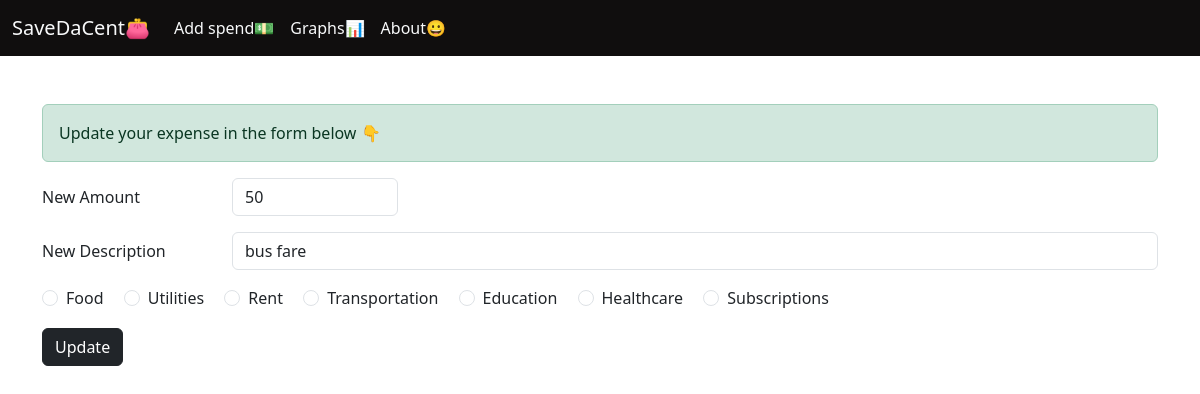
/update/2, run on an earlier commit of the app's database.
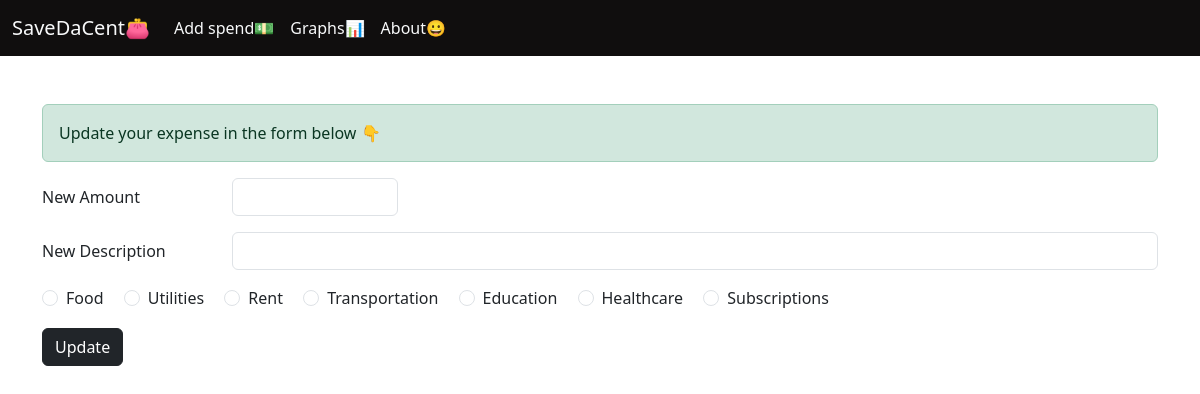
And on a later commit of the database.
### app.py (models this page shows, shortened)
class money(db.Model):
    sno = db.Column(db.Integer, primary_key=True)
    amount = db.Column(db.Integer, nullable=False)
    desc = db.Column(db.String(200), nullable=False)
    category = db.Column(db.String(200), nullable=False)
    date_made = db.Column(db.DateTime, default=current_time_without_ms)

### app.py (the view, shortened to what this page needs)
@app.route('/update/<int:sno>', methods=['GET', 'POST'])
def update(sno):
    logger.debug(f"Update route accessed for sno: {sno}")
    spend = money.query.filter_by(sno=sno).first()
    return render_template('update.html', spend=spend)

### templates/update.html (shortened to what this page needs)
{% extends 'base.html' %}
{% block body %}
<div class="container my-5">
    <div class="alert alert-success" role="alert">
        Update your expense in the form below 👇
      </div>
    <form action="/update/{{spend.sno}}" method="POST">
        <div class="row mb-3">
          <label for="amount" class="col-sm-2 col-form-label">New Amount</label>
          <div class="col-sm-2">
            <input type="number" class="form-control" name="amount" value="{{spend.amount}}"  id="amount">
          </div>
        </div>
        <div class="row mb-3">
          <label for="description" class="col-sm-2 col-form-label">New Description</label>
          <div class="col-sm-10">
            <input type="text" class="form-control mb-10" name="desc" value="{{spend.desc}}" id="description">
          </div>
        </div>
        <fieldset class="row mb-3">
          <div class="col-sm-10">
              <div class="form-check form-check-inline">
                <input class="form-check-input" type="radio" name="inlineRadioOptions" id="inlineRadio1" value="Food" >
                <label class="form-check-label" for="inlineRadio1">Food</label>
              </div>
              <div class="form-check form-check-inline">
                <input class="form-check-input" type="radio" name="inlineRadioOptions" id="inlineRadio2" value="Utilities">
                <label class="form-check-label" for="inlineRadio2">Utilities</label>
              </div>
              <div class="form-check form-check-inline">
                <input class="form-check-input" type="radio" name="inlineRadioOptions" id="inlineRadio2" value="Rent">
                <label class="form-check-label" for="inlineRadio2">Rent</label>
              </div>
              <div class="form-check form-check-inline">
                <input class="form-check-input" type="radio" name="inlineRadioOptions" id="inlineRadio1" value="Transportation">
                <label class="form-check-label" for="inlineRadio1">Transportation</label>
              </div>
              <div class="form-check form-check-inline">
                <input class="form-check-input" type="radio" name="inlineRadioOptions" id="inlineRadio1" value="Education">
                <label class="form-check-label" for="inlineRadio1">Education</label>
              </div>
              <div class="form-check form-check-inline">
                <input class="form-check-input" type="radio" name="inlineRadioOptions" id="inlineRadio2" value="Healthcare">
                <label class="form-check-label" for="inlineRadio2">Healthcare</label>
              </div>
              <div class="form-check form-check-inline">
                <input class="form-check-input" type="radio" name="inlineRadioOptions" id="inlineRadio1" value="Subscriptions">
                <label class="form-check-label" for="inlineRadio1">Subscriptions</label>
              </div>
        <div class="my-3">
        <button type="submit" class="btn btn-dark">Update</button>
        </div>
    </form>
</div>
{% endblock body %}

What changed in the data, as far as the page shows it:
removed money: amount "50", desc "bus fare"
